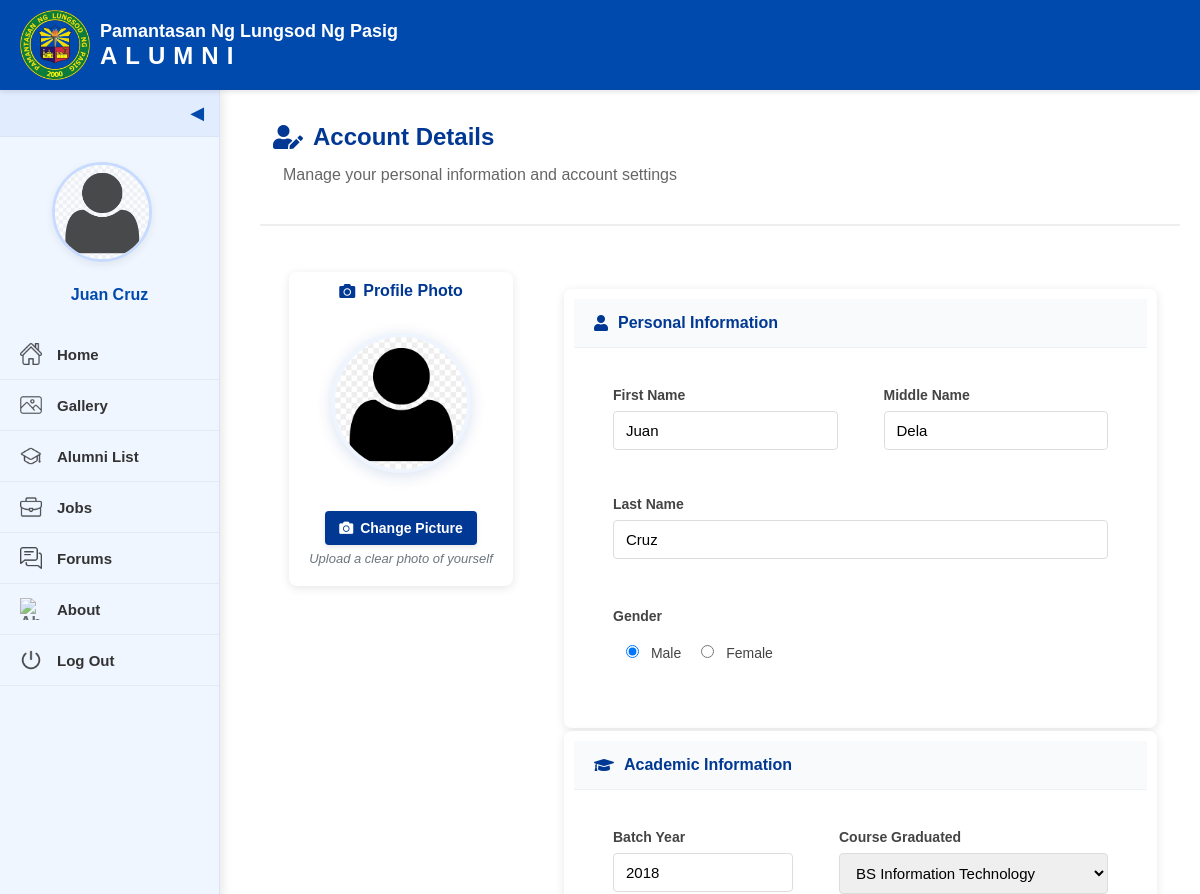
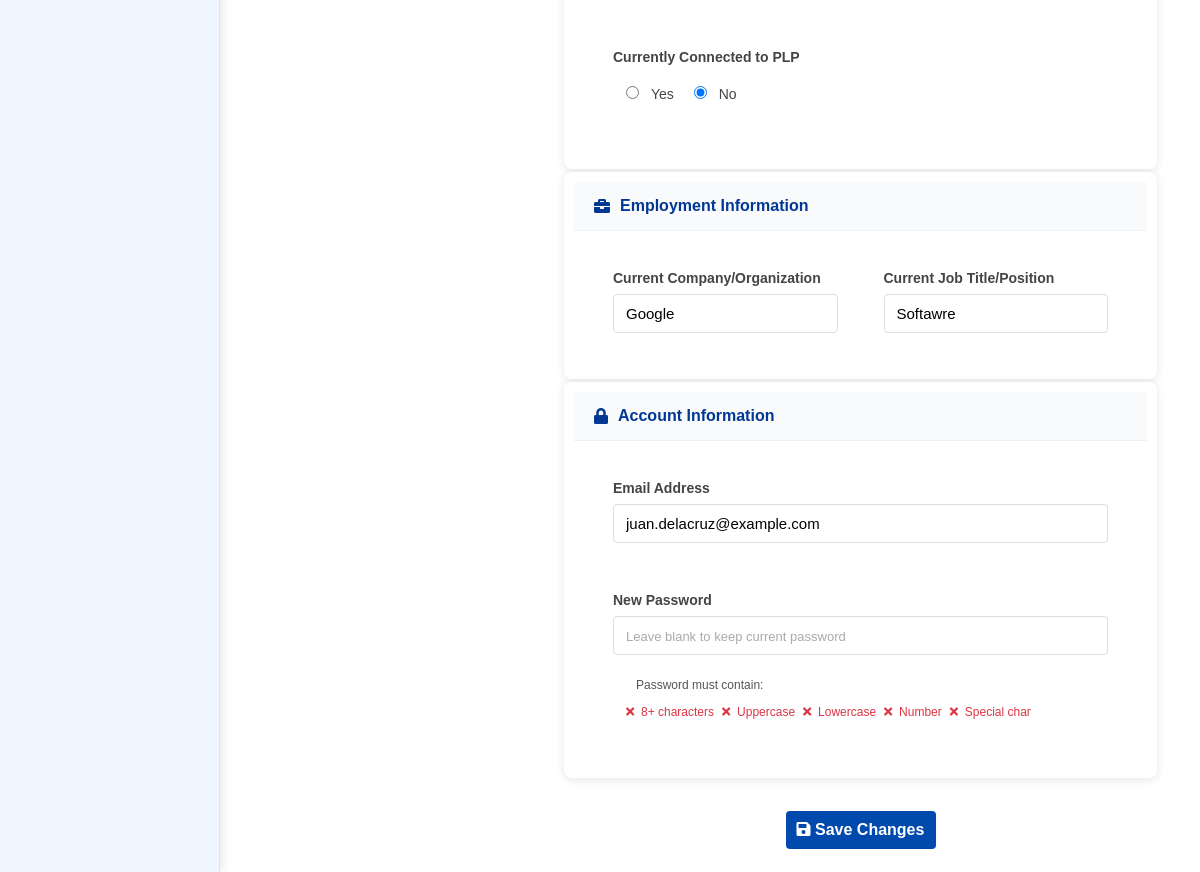
Page /alumni-manage-profile.php (signed in) on the committed database (2 pictures, top to bottom).
### tables this page shows
CREATE TABLE `alumnus_bio` (
  `id` int(11) NOT NULL,
  `alumni_id` varchar(20) NOT NULL,
  `firstname` varchar(200) NOT NULL,
  `middlename` varchar(200) NOT NULL,
  `lastname` varchar(200) NOT NULL,
  `gender` varchar(20) NOT NULL,
  `batch` year(4) NOT NULL,
  `course_id` int(30) NOT NULL,
  `email` varchar(250) NOT NULL,
  `current_company` varchar(250) DEFAULT NULL,
  `current_job_title` varchar(250) DEFAULT NULL,
  `connected_to` tinyint(1) NOT NULL,
  `avatar` text NOT NULL,
  `status` tinyint(1) NOT NULL DEFAULT 0 COMMENT '0= Unverified, 1= Verified',
  `date_created` date NOT NULL DEFAULT current_timestamp()
);

CREATE TABLE `users` (
  `id` int(11) NOT NULL,
  `alumni_id` varchar(20) NOT NULL,
  `name` text NOT NULL,
  `username` varchar(200) NOT NULL,
  `password` text NOT NULL,
  `type` tinyint(1) NOT NULL DEFAULT 3 COMMENT '1=Admin,2=Alumni officer, 3= alumnus',
  `auto_generated_pass` text NOT NULL,
  `reset_token` varchar(64) DEFAULT NULL,
  `token_expiry` datetime DEFAULT NULL,
  `is_default_password` tinyint(1) NOT NULL DEFAULT 1 COMMENT '1=Using default password, 0=Password changed'
);

### alumni-manage-profile.php (the view, shortened to what this page needs)
<?php
include 'admin/db_connect.php';
$alumni_id = $_SESSION['login_id'];
$query = "SELECT a.*, c.course
          FROM alumnus_bio a
          LEFT JOIN courses c ON a.course_id = c.id
          WHERE a.alumni_id = ?";
$stmt = $conn->prepare($query);
$stmt->bind_param("s", $alumni_id);
$stmt->execute();
$result = $stmt->get_result();
$alumnus = $result->fetch_assoc();
$user_query = "SELECT name, username FROM users WHERE alumni_id = ?";
$user_stmt = $conn->prepare($user_query);
$user_stmt->bind_param("s", $alumni_id);
$user_stmt->execute();
$user_result = $user_stmt->get_result();
$user_data = $user_result->fetch_assoc();
$display_name = $user_data['name'];
$course_query = "SELECT id, course FROM courses ORDER BY course ASC";
$course_result = $conn->query($course_query);
$courses = [];
while($row = $course_result->fetch_assoc()) {
    $courses[$row['id']] = $row['course'];
}
$avatar = 'images/avatar.png';
if(!empty($alumnus['avatar']) && file_exists($alumnus['avatar'])) {
    $avatar = $alumnus['avatar'];
}
?>
<!DOCTYPE html>
<html>
    <head>
        <link rel="stylesheet" href="style.css">
        <link rel="stylesheet" href="alumni-profile.css">
        <link rel="stylesheet" href="https://cdnjs.cloudflare.com/ajax/libs/font-awesome/5.15.4/css/all.min.css">
    </head>
    <body>
        <div class="interface-header">
            <img src="images/logo.png" alt="PLP Logo" class="logo-interface">
            <div class="text">
                <div class="school-name">Pamantasan Ng Lungsod Ng Pasig</div>
                <div class="alumni-title">ALUMNI</div>
            </div>
        </div>
        <div class="manage-profile">
            <div class="sidebar" id="sidebar">
                <div class="toggle-btn" onclick="toggleSidebar()">&#x25C0;</div>
                <div class="sidebar-content">
                    <div class="profile-section">
                        <a href="alumni-manage-profile.php" class="profile-pic">
                            <img src="<?php echo htmlspecialchars($avatar); ?>" alt="Profile Picture">
                        </a>
                        <div class="profile-name"><?php echo htmlspecialchars($display_name); ?></div>
                    </div>
                    <a href="alumni-home.php"><img src="images/home.png" alt="Home"><span>Home</span></a>
                    <a href="alumni-gallery.php"><img src="images/gallery.png" alt="Gallery"><span>Gallery</span></a>
                    <a href="alumni-list.php"><img src="images/alumni_list.png" alt="Alumni List"><span>Alumni List</span></a>
                    <a href="alumni-job.php"><img src="images/jobs.png" alt="Jobs"><span>Jobs</span></a>
                    <a href="alumni-forums.php"><img src="images/forums.png" alt="Forums"><span>Forums</span></a>
                    <a href="alumni-about.php"><img src="images/about.png" alt="About"><span>About</span></a>
                    <a href="landing.php"><img src="images/log-out.png" alt="Log Out"><span>Log Out</span></a>
                </div>
            </div>
            <div class="main-content">
                <div class="page-header">
                    <h1><i class="fas fa-user-edit"></i> Account Details</h1>
                    <p class="subtitle">Manage your personal information and account settings</p>
                </div>
                <hr class="header-divider">
                <div class="profile-container">
                    <div class="profile-sidebar">
                        <div class="profile-picture-card">
                            <h3><i class="fas fa-camera"></i> Profile Photo</h3>
                            <div class="pfp">
                                <img src="<?php echo htmlspecialchars($avatar); ?>" class="pfp-picture">
                                <button type="button" class="change-pfp" id="openProfilePictureModal">
                                    <i class="fas fa-camera"></i> Change Picture
                                </button>
                            </div>
                            <p class="profile-hint">Upload a clear photo of yourself</p>
                        </div>
                    </div>
                    <div class="profile-main">
                        <form class="profile-form" method="POST" action="alumni-manage-profile.php">
                            <div class="form-card">
                                <h3 class="form-section-title"><i class="fas fa-user"></i> Personal Information</h3>
                                <div class="form-section">
                                    <div class="form-row">
                                        <div class="form-group">
                                            <label for="firstname">First Name</label>
                                            <input type="text" name="firstname" id="firstname" value="<?php echo htmlspecialchars($alumnus['firstname']); ?>" required>
                                        </div>
                                        <div class="form-group">
                                            <label for="middlename">Middle Name</label>
                                            <input type="text" name="middlename" id="middlename" value="<?php echo htmlspecialchars($alumnus['middlename']); ?>">
                                        </div>
                                        <div class="form-group">
                                            <label for="lastname">Last Name</label>
                                            <input type="text" name="lastname" id="lastname" value="<?php echo htmlspecialchars($alumnus['lastname']); ?>" required>
                                        </div>
                                    </div>
                                    <div class="form-row">
                                        <div class="form-group">
                                            <label>Gender</label>
                                            <div class="radio-group">
                                                <label class="radio-item">
                                                    <input type="radio" name="gender" value="Male" <?php echo ($alumnus['gender'] === 'Male') ? 'checked' : ''; ?> required>
                                                    <span class="radio-label">Male</span>
                                                </label>
                                                <label class="radio-item">
                                                    <input type="radio" name="gender" value="Female" <?php echo ($alumnus['gender'] === 'Female') ? 'checked' : ''; ?> required>
                                                    <span class="radio-label">Female</span>
                                                </label>
                                            </div>
                                        </div>
                                    </div>
                                </div>
                            </div>
                            <div class="form-card">
                                <h3 class="form-section-title"><i class="fas fa-graduation-cap"></i> Academic Information</h3>
                                <div class="form-section">
                                    <div class="form-row">
                                        <div class="form-group">
                                            <label for="batch">Batch Year</label>
                                            <input type="number" name="batch" id="batch" min="1980" max="<?php echo date('Y'); ?>" value="<?php echo htmlspecialchars($alumnus['batch']); ?>" required>
                                        </div>
                                        <div class="form-group wider">
                                            <label for="course_id">Course Graduated</label>
                                            <select name="course_id" id="course_id" required>
                                                <?php foreach($courses as $id => $course): ?>
                                                <option value="<?php echo $id; ?>" <?php echo ($alumnus['course_id'] == $id) ? 'selected' : ''; ?>>
                                                    <?php echo htmlspecialchars($course); ?>
                                                </option>
                                                <?php endforeach; ?>
                                            </select>
                                        </div>
                                    </div>
                                    <div class="form-row">
                                        <div class="form-group">
                                            <label>Currently Connected to PLP</label>
                                            <div class="radio-group">
                                                <label class="radio-item">
                                                    <input type="radio" name="connected_to" value="1" <?php echo ($alumnus['connected_to'] == 1) ? 'checked' : ''; ?> required>
                                                    <span class="radio-label">Yes</span>
                                                </label>
                                                <label class="radio-item">
                                                    <input type="radio" name="connected_to" value="0" <?php echo ($alumnus['connected_to'] == 0) ? 'checked' : ''; ?> required>
                                                    <span class="radio-label">No</span>
                                                </label>
                                            </div>
                                        </div>
                                    </div>
                                </div>
                            </div>
                            <div class="form-card">
                                <h3 class="form-section-title"><i class="fas fa-briefcase"></i> Employment Information</h3>
                                <div class="form-section">
                                    <div class="form-row">
                                        <div class="form-group">
                                            <label for="current_company">Current Company/Organization</label>
                                            <input type="text" name="current_company" id="current_company" value="<?php echo isset($alumnus['current_company']) ? htmlspecialchars($alumnus['current_company']) : ''; ?>">
                                        </div>
                                        <div class="form-group">
                                            <label for="current_job_title">Current Job Title/Position</label>
                                            <input type="text" name="current_job_title" id="current_job_title" value="<?php echo isset($alumnus['current_job_title']) ? htmlspecialchars($alumnus['current_job_title']) : ''; ?>">
                                        </div>
                                    </div>
                                </div>
                            </div>
                            <div class="form-card">
                                <h3 class="form-section-title"><i class="fas fa-lock"></i> Account Information</h3>
                                <div class="form-section">
                                    <div class="form-row">
                                        <div class="form-group">
                                            <label for="email">Email Address</label>
                                            <input type="email" name="email" id="email" value="<?php echo htmlspecialchars($alumnus['email']); ?>" required>
                                        </div>
                                    </div>
                                    <div class="form-row">
                                        <div class="form-group">
                                            <label for="password">New Password</label>
                                            <input type="password" name="password" id="password" placeholder="Leave blank to keep current password">
                                            <div class="password-requirements">
                                                <p>Password must contain:</p>
                                                <ul id="password-checklist">
                                                    <li id="length"><i class="fas fa-times"></i>8+ characters</li>
                                                    <li id="uppercase"><i class="fas fa-times"></i>Uppercase</li>
                                                    <li id="lowercase"><i class="fas fa-times"></i>Lowercase</li>
                                                    <li id="number"><i class="fas fa-times"></i>Number</li>
                                                    <li id="special"><i class="fas fa-times"></i>Special char</li>
                                                </ul>
                                            </div>
                                        </div>
                                    </div>
                                </div>
                            </div>
                            <div class="form-buttons">
                                <button type="submit" class="update-btn">
                                    <i class="fas fa-save"></i> Save Changes
                                </button>
                            </div>
                        </form>
                    </div>
                </div>
            </div>
        </div>
    </body>
</html>

### rows in the picture
alumnus_bio: avatar (placeholder picture), firstname "Juan", middlename "Dela", lastname "Cruz", gender "☑ Male", gender "☐ Female", batch "2018", course_id "BS Information Technology", connected_to "☐ Yes", connected_to "☑ No", current_company "Google", current_job_title "Softawre", email "juan.delacruz@example.com"
users: name "Juan Cruz"
